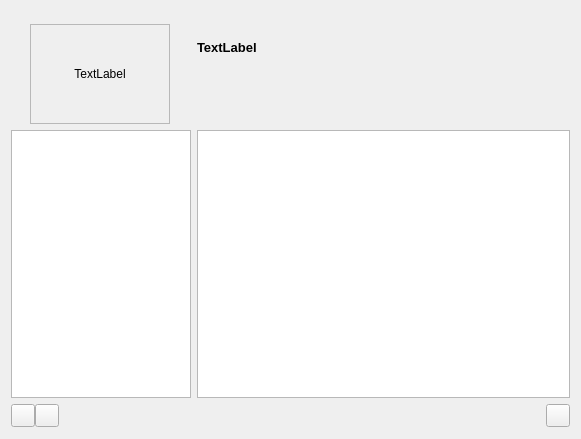
<?xml version="1.0" encoding="UTF-8"?>
<ui version="4.0">
 <class>wallpaperFrm</class>
 <widget class="QWidget" name="wallpaperFrm">
  <property name="geometry">
   <rect>
    <x>0</x>
    <y>0</y>
    <width>581</width>
    <height>439</height>
   </rect>
  </property>
  <property name="windowTitle">
   <string>Form</string>
  </property>
  <layout class="QGridLayout" name="gridLayout">
   <item row="0" column="1">
    <spacer name="verticalSpacer_3">
     <property name="orientation">
      <enum>Qt::Vertical</enum>
     </property>
     <property name="sizeType">
      <enum>QSizePolicy::Fixed</enum>
     </property>
     <property name="sizeHint" stdset="0">
      <size>
       <width>20</width>
       <height>13</height>
      </size>
     </property>
    </spacer>
   </item>
   <item row="0" column="3">
    <spacer name="verticalSpacer">
     <property name="orientation">
      <enum>Qt::Vertical</enum>
     </property>
     <property name="sizeType">
      <enum>QSizePolicy::Fixed</enum>
     </property>
     <property name="sizeHint" stdset="0">
      <size>
       <width>20</width>
       <height>13</height>
      </size>
     </property>
    </spacer>
   </item>
   <item row="1" column="0" rowspan="2">
    <spacer name="horizontalSpacer_2">
     <property name="orientation">
      <enum>Qt::Horizontal</enum>
     </property>
     <property name="sizeType">
      <enum>QSizePolicy::Fixed</enum>
     </property>
     <property name="sizeHint" stdset="0">
      <size>
       <width>13</width>
       <height>94</height>
      </size>
     </property>
    </spacer>
   </item>
   <item row="1" column="1" rowspan="2">
    <widget class="QLabel" name="current">
     <property name="sizePolicy">
      <sizepolicy hsizetype="Fixed" vsizetype="Fixed">
       <horstretch>0</horstretch>
       <verstretch>0</verstretch>
      </sizepolicy>
     </property>
     <property name="minimumSize">
      <size>
       <width>140</width>
       <height>100</height>
      </size>
     </property>
     <property name="maximumSize">
      <size>
       <width>140</width>
       <height>100</height>
      </size>
     </property>
     <property name="frameShape">
      <enum>QFrame::StyledPanel</enum>
     </property>
     <property name="frameShadow">
      <enum>QFrame::Plain</enum>
     </property>
     <property name="text">
      <string>TextLabel</string>
     </property>
     <property name="alignment">
      <set>Qt::AlignCenter</set>
     </property>
    </widget>
   </item>
   <item row="1" column="2" rowspan="2">
    <spacer name="horizontalSpacer_3">
     <property name="orientation">
      <enum>Qt::Horizontal</enum>
     </property>
     <property name="sizeType">
      <enum>QSizePolicy::Fixed</enum>
     </property>
     <property name="sizeHint" stdset="0">
      <size>
       <width>13</width>
       <height>94</height>
      </size>
     </property>
    </spacer>
   </item>
   <item row="1" column="3">
    <widget class="QLabel" name="currentTitle">
     <property name="font">
      <font>
       <pointsize>10</pointsize>
       <weight>75</weight>
       <bold>true</bold>
      </font>
     </property>
     <property name="text">
      <string>TextLabel</string>
     </property>
    </widget>
   </item>
   <item row="2" column="3">
    <spacer name="verticalSpacer_2">
     <property name="orientation">
      <enum>Qt::Vertical</enum>
     </property>
     <property name="sizeType">
      <enum>QSizePolicy::Fixed</enum>
     </property>
     <property name="sizeHint" stdset="0">
      <size>
       <width>20</width>
       <height>10</height>
      </size>
     </property>
    </spacer>
   </item>
   <item row="3" column="0" colspan="3">
    <widget class="QListWidget" name="folders">
     <property name="sizePolicy">
      <sizepolicy hsizetype="Preferred" vsizetype="Expanding">
       <horstretch>0</horstretch>
       <verstretch>0</verstretch>
      </sizepolicy>
     </property>
     <property name="minimumSize">
      <size>
       <width>180</width>
       <height>226</height>
      </size>
     </property>
     <property name="maximumSize">
      <size>
       <width>200</width>
       <height>16777215</height>
      </size>
     </property>
    </widget>
   </item>
   <item row="3" column="3" colspan="2">
    <widget class="QListWidget" name="content"/>
   </item>
   <item row="4" column="0" colspan="3">
    <layout class="QHBoxLayout" name="horizontalLayout">
     <property name="spacing">
      <number>0</number>
     </property>
     <item>
      <widget class="AmeGradientButton" name="addBtn">
       <property name="buttonCmd">
        <enum>AmeGradientButton::Add</enum>
       </property>
      </widget>
     </item>
     <item>
      <widget class="AmeGradientButton" name="removeBtn">
       <property name="buttonCmd">
        <enum>AmeGradientButton::Remove</enum>
       </property>
       <property name="groupPosition">
        <enum>AmeGradientButton::RightButton</enum>
       </property>
      </widget>
     </item>
     <item>
      <spacer name="horizontalSpacer">
       <property name="orientation">
        <enum>Qt::Horizontal</enum>
       </property>
       <property name="sizeHint" stdset="0">
        <size>
         <width>125</width>
         <height>19</height>
        </size>
       </property>
      </spacer>
     </item>
    </layout>
   </item>
   <item row="4" column="3">
    <spacer name="horizontalSpacer_4">
     <property name="orientation">
      <enum>Qt::Horizontal</enum>
     </property>
     <property name="sizeHint" stdset="0">
      <size>
       <width>358</width>
       <height>24</height>
      </size>
     </property>
    </spacer>
   </item>
   <item row="4" column="4">
    <widget class="AmeHelpButton" name="helpBtn"/>
   </item>
  </layout>
 </widget>
 <customwidgets>
  <customwidget>
   <class>AmeGradientButton</class>
   <extends>QToolButton</extends>
   <header>GradientButton</header>
  </customwidget>
  <customwidget>
   <class>AmeHelpButton</class>
   <extends>QToolButton</extends>
   <header>HelpButton</header>
  </customwidget>
 </customwidgets>
 <resources>
  <include location="../syspref.qrc"/>
 </resources>
 <connections/>
</ui>
